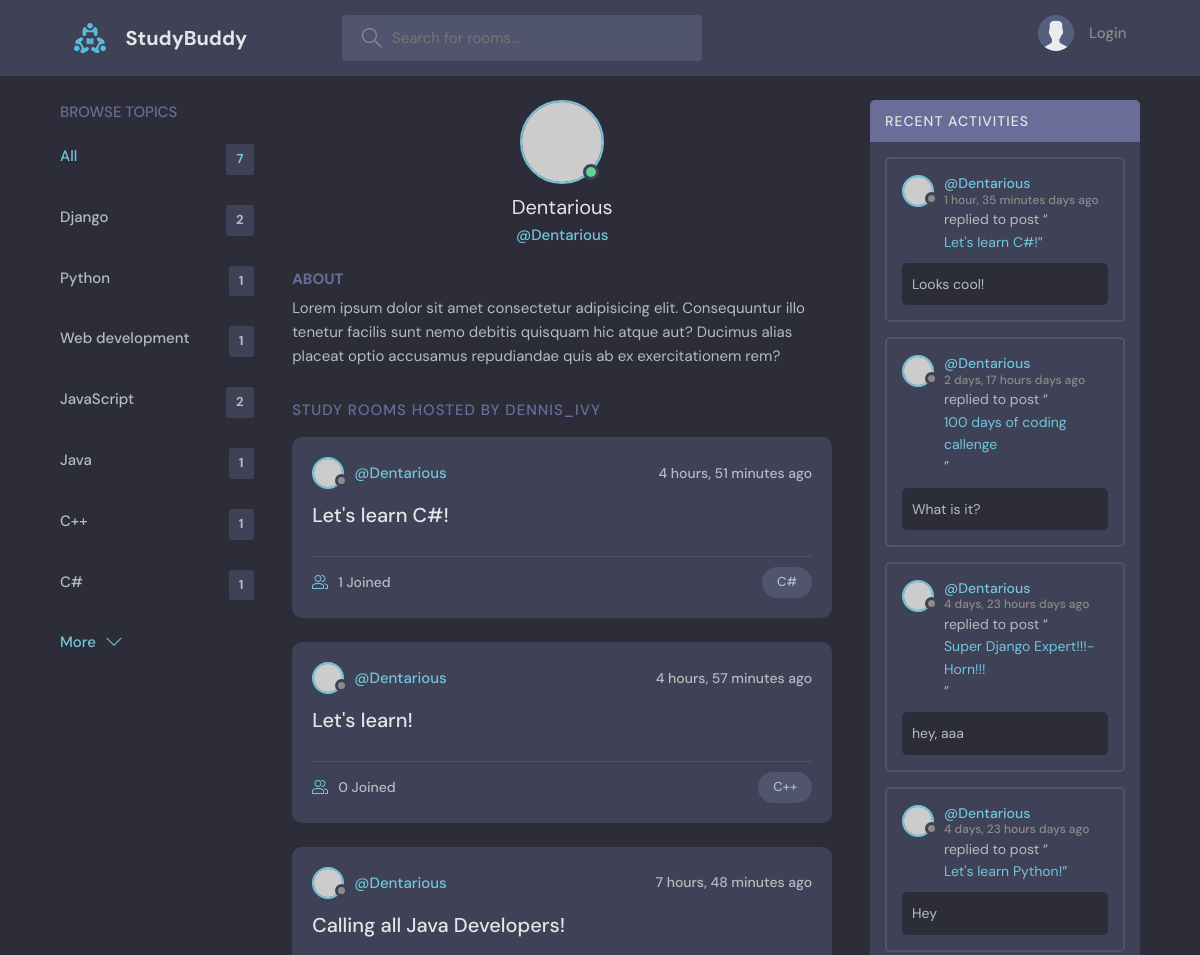
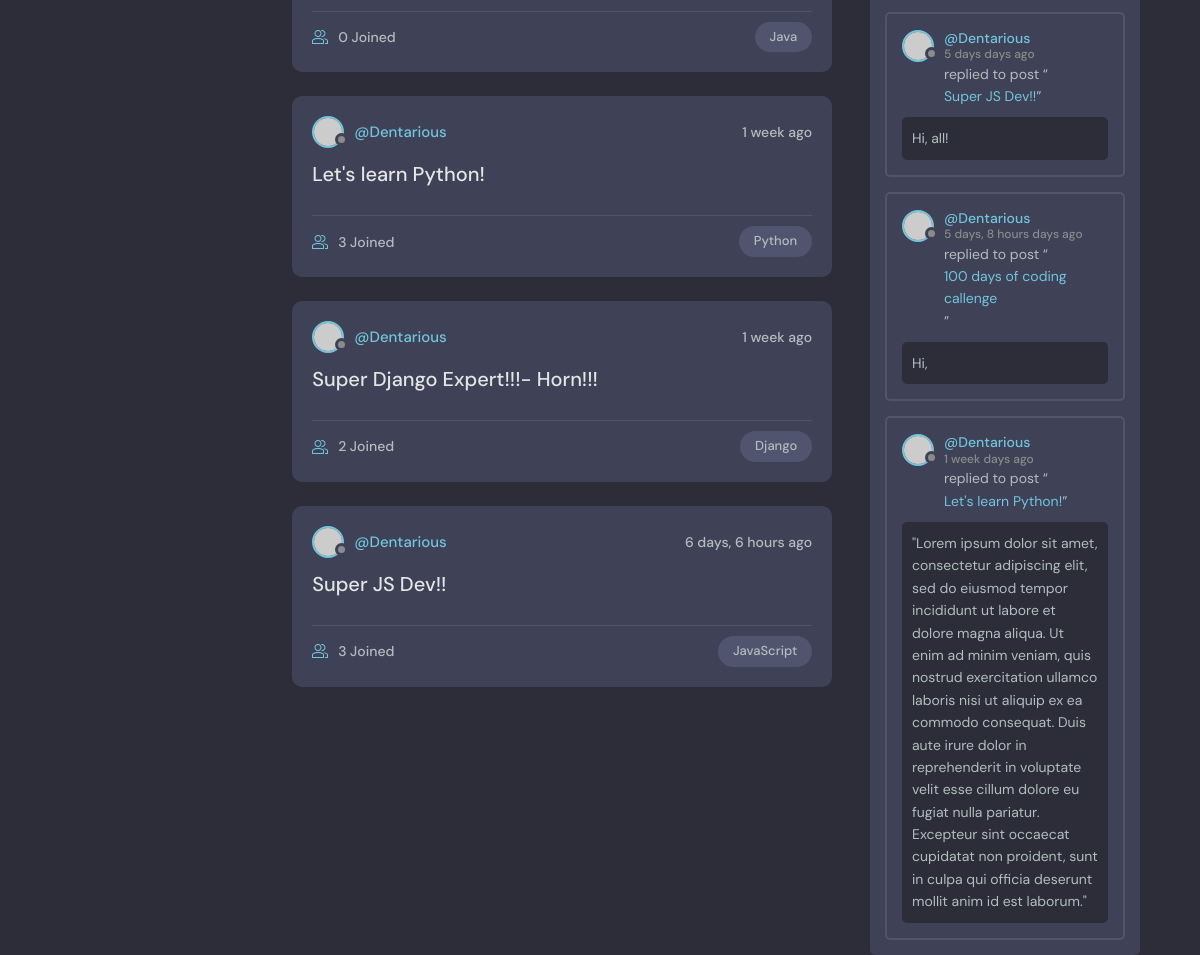
Page /profile/1/ on the committed database (2 pictures, top to bottom).
### base/models.py (models this page shows, shortened)
class Topic(models.Model):
    name = models.CharField(max_length=200)

class Room(models.Model):
    host = models.ForeignKey(User, on_delete=models.SET_NULL, null=True)
    topic = models.ForeignKey(Topic, on_delete=models.SET_NULL, null=True)
    name = models.CharField(max_length=200)
    description = models.TextField(null=True, blank=True)
    participants = models.ManyToManyField(
        User, related_name='participants', blank=True)
    updated = models.DateTimeField(auto_now=True)
    created = models.DateTimeField(auto_now_add=True)
    class Meta:
        ordering = ['-updated', '-created']
    def __str__(self):
        return self.name

class Message(models.Model):
    user = models.ForeignKey(User, on_delete=models.CASCADE)
    room = models.ForeignKey(Room, on_delete=models.CASCADE)
    body = models.TextField()
    updated = models.DateTimeField(auto_now=True)
    created = models.DateTimeField(auto_now_add=True)
    class Meta:
        ordering = ['-updated', '-created']

### base/views.py (the view)
# urls.py: path('profile/<str:pk>/', views.userProfile, name='user-profile'),
def userProfile(request, pk):
    user = User.objects.get(id=pk)
    rooms = user.room_set.all()
    room_messages = user.message_set.all()
    topics = Topic.objects.all()
    context = {'user': user, 'rooms': rooms, 'room_messages': room_messages, 'topics': topics}
    return render(request, 'base/profile.html', context)

### base/templates/base/profile.html (shortened to what this page needs)
{% extends 'main.html' %}
{% block content %}
  <main class="profile-page layout layout--3">
    <div class="container">
      {% include 'base/topics_component.html' %}
      <div class="roomList">
        <div class="profile">
          <div class="profile__avatar">
            <div class="avatar avatar--large active">
              <img src="https://randomuser.me/api/portraits/men/11.jpg" />
            </div>
          </div>
          <div class="profile__info">
            <h3>{{user.username}}</h3>
            <p>@{{user.username}}</p>
          </div>
          <div class="profile__about">
            <h3>About</h3>
            <p>
              Lorem ipsum dolor sit amet consectetur adipisicing elit. Consequuntur illo tenetur
              facilis sunt nemo debitis quisquam hic atque aut? Ducimus alias placeat optio
              accusamus repudiandae quis ab ex exercitationem rem?
            </p>
          </div>
        </div>
        <div class="roomList__header">
          <div>
            <h2>Study Rooms Hosted by dennis_ivy</a>
            </h2>
          </div>
        </div>
        {% include 'base/feed_component.html' %}
      </div>
      {% include 'base/activity_component.html' %}
    </div>
  </main>
  {% endblock content %}

### base/templates/base/topics_component.html
<div class="topics">
  <div class="topics__header">
    <h2>Browse Topics</h2>
  </div>
  <ul class="topics__list">
    <li>
      <a href="{% url 'home' %}" class="active">All <span>{{topics.count}}</span></a>
    </li>
    {% for topic in topics %}
    <li>
      <a href="{% url 'home' %}?q={{topic.name}}">{{topic.name}} <span>{{topic.room_set.all.count}}</span></a>
    </li>
    {% endfor %}
  </ul>
  <a class="btn btn--link" href="topics.html">
    More
    <svg version="1.1" xmlns="http://www.w3.org/2000/svg" width="32" height="32" viewBox="0 0 32 32">
      <title>chevron-down</title>
      <path d="M16 21l-13-13h-3l16 16 16-16h-3l-13 13z"></path>
    </svg>
  </a>
</div>

### base/templates/base/feed_component.html (shortened to what this page needs)
{% for room in rooms %}
<div class="roomListRoom">
  <div class="roomListRoom__header">
    <a href="{% url 'user-profile' room.host.id %}" class="roomListRoom__author">
      <div class="avatar avatar--small">
        <img src="https://randomuser.me/api/portraits/women/11.jpg" />
      </div>
      <span>@{{room.host.username}}</span>
    </a>
    <div class="roomListRoom__actions">
      <span>{{room.created|timesince}} ago</span>
    </div>
  </div>
  <div class="roomListRoom__content">
    <a href="{% url 'room' room.id %}">{{room.name}}</a>
  </div>
  <div class="roomListRoom__meta">
    <a href="{% url 'room' room.id %}" class="roomListRoom__joined">
      {{room.participants.all.count}} Joined
    </a>
    <p class="roomListRoom__topic">{{room.topic.name}}</p>
  </div>
</div>
{% endfor %}

### base/templates/base/activity_component.html (shortened to what this page needs)
<div class="activities">
    <div class="activities__header">
        <h2>Recent Activities</h2>
    </div>
    {% for message in room_messages %}
    <div class="activities__box">
      <div class="activities__boxHeader roomListRoom__header">
        <a href="{% url 'user-profile' message.user.id %}" class="roomListRoom__author">
          <div class="avatar avatar--small">
            <img src="https://randomuser.me/api/portraits/women/11.jpg" />
          </div>
          <p>
            @{{message.user}}
            <span>{{message.created|timesince}} days ago</span>
          </p>
        </a>
      </div>
      <div class="activities__boxContent">
        <p>replied to post “<a href="{% url 'room' message.room.id %}">{{message.room}}</a>”</p>
        <div class="activities__boxRoomContent">
          {{message.body}}
        </div>
      </div>
    </div>
    {% endfor %}
  </div>

### rows in the picture
Topic: name "Django", room_set.all.count "2"
Topic: name "Python", room_set.all.count "1"
Topic: name "Web development", room_set.all.count "1"
Topic: name "JavaScript", room_set.all.count "2"
Topic: name "Java", room_set.all.count "1"
Topic: name "C++", room_set.all.count "1"
Topic: name "C#", room_set.all.count "1"
Room: host.username "Dentarious", created "4 hours, 51 minutes", name "Let's learn C#!", participants.all.count "1", topic.name "C#"
Room: host.username "Dentarious", created "4 hours, 57 minutes", name "Let's learn!", participants.all.count "0", topic.name "C++"
Room: host.username "Dentarious", created "7 hours, 48 minutes", name "Calling all Java Developers!", participants.all.count "0", topic.name "Java"
Room: host.username "Dentarious", created "1 week", name "Let's learn Python!", participants.all.count "3", topic.name "Python"
Room: host.username "Dentarious", created "1 week", name "Super Django Expert!!!- Horn!!!", participants.all.count "2", topic.name "Django"
Room: host.username "Dentarious", created "6 days, 6 hours", name "Super JS Dev!!", participants.all.count "3", topic.name "JavaScript"
Message: user "Dentarious", created "1 hour, 35 minutes", room "Let's learn C#!", body "Looks cool!"
Message: user "Dentarious", created "2 days, 17 hours", room "100 days of coding callenge", body "What is it?"
Message: user "Dentarious", created "4 days, 23 hours", room "Super Django Expert!!!- Horn!!!", body "hey, aaa"
Message: user "Dentarious", created "4 days, 23 hours", room "Let's learn Python!", body "Hey"
Message: user "Dentarious", created "5 days", room "Super JS Dev!!", body "Hi, all!"
Message: user "Dentarious", created "5 days, 8 hours", room "100 days of coding callenge", body "Hi,"
Message: user "Dentarious", created "1 week", room "Let's learn Python!", body "\"Lorem ipsum dolor sit amet, consectetur adipiscing elit, sed do eiusmod tempor incididunt ut labore et dolore magna aliqua. Ut enim ad minim veniam, quis nostrud exercitation ullamco laboris nisi ut aliquip ex ea commodo consequat. Duis aute irure dolor in reprehenderit in voluptate velit esse cillum dolore eu fugiat nulla pariatur. Excepteur sint occaecat cupidatat non proident, sunt in culpa qui officia deserunt mollit anim id est laborum.\""

### other values in the picture
{{ topics.count }} "7"
{{ user.username }} "Dentarious"
